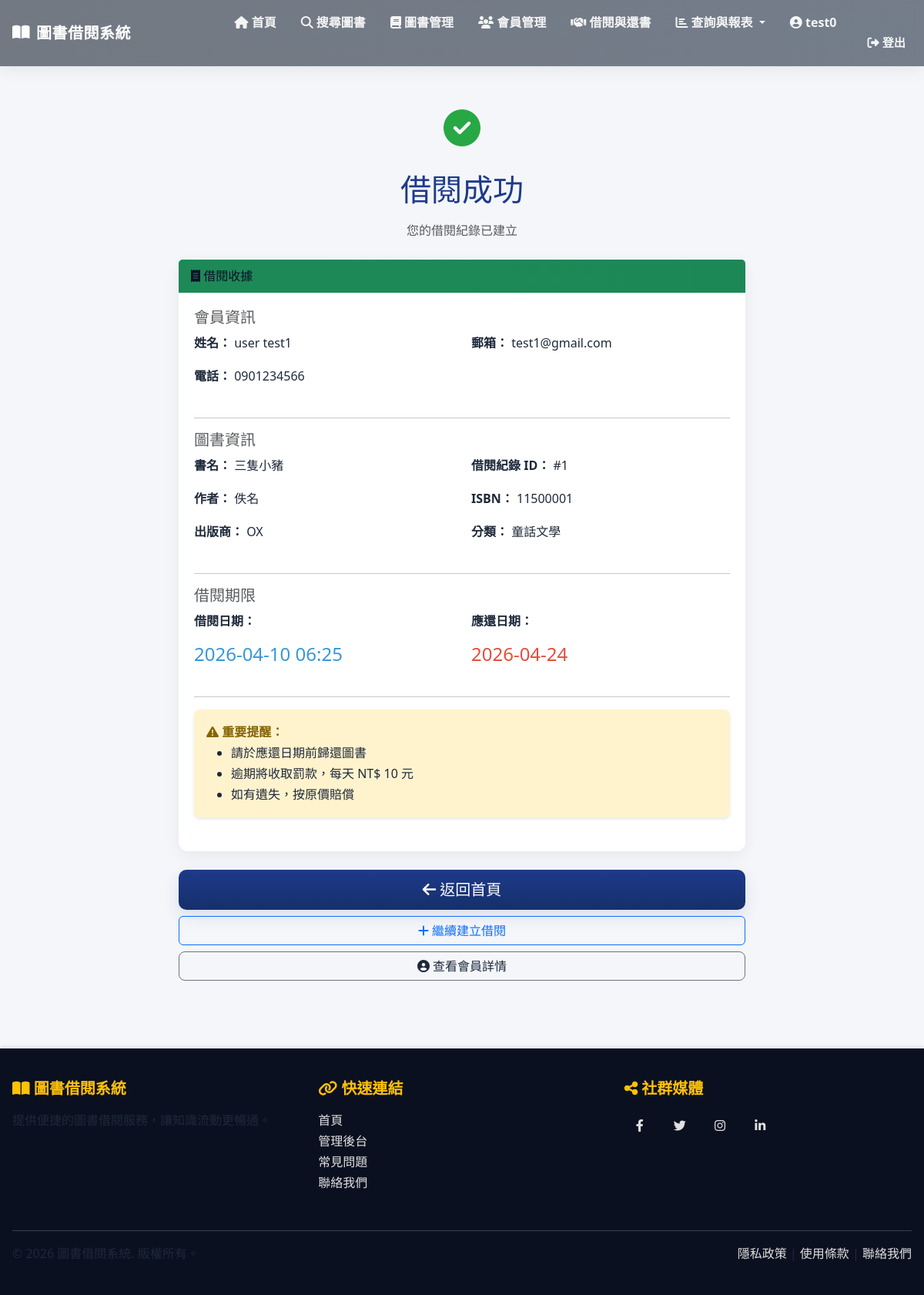
The page /borrow/1/receipt/ (signed in) on the database its author committed.
### library/models.py (models this page shows, shortened)
class Member(models.Model):
    STATUS_CHOICES = [
        ('active', '正常'),
        ('suspended', '停權'),
    ]
    user = models.OneToOneField(
        User,
        on_delete=models.CASCADE,
        related_name='member_profile',
        verbose_name='帳號',
        help_text='關聯的系統帳號'
    )
    phone = models.CharField(
        max_length=20,
        verbose_name='電話',
        help_text='會員聯絡電話'
    )
    registration_date = models.DateTimeField(
        auto_now_add=True,
        verbose_name='註冊日期',
        help_text='會員註冊時間'
    )
    status = models.CharField(
        max_length=20,
        choices=STATUS_CHOICES,
        default='active',
        verbose_name='會員狀態',
        help_text='會員當前狀態（正常/停權）'
    )
    outstanding_fine = models.DecimalField(
        max_digits=10,
        decimal_places=2,
        default=0,
        verbose_name='未繳罰款總額',
        help_text='會員目前未繳納的罰款總額'
    )
    class Meta:
        verbose_name = '會員'
        verbose_name_plural = '會員'
        ordering = ['-registration_date']

class Book(models.Model):
    STATUS_CHOICES = [
        ('available', '上架'),
        ('unavailable', '下架'),
    ]
    title = models.CharField(
        max_length=200,
        verbose_name='書名',
        help_text='圖書標題'
    )
    author = models.CharField(
        max_length=100,
        verbose_name='作者',
        help_text='圖書作者名稱'
    )
    isbn = models.CharField(
        max_length=20,
        unique=True,
        verbose_name='ISBN',
        help_text='國際標準書號'
    )
    publisher = models.CharField(
        max_length=100,
        verbose_name='出版商',
        help_text='圖書出版社'
    )
    category = models.CharField(
        max_length=50,
        verbose_name='分類',
        help_text='圖書分類（如：文學、歷史、科技等）'
    )
    created_date = models.DateTimeField(
        auto_now_add=True,
        verbose_name='建檔日期',
        help_text='圖書建檔時間'
    )
    total_quantity = models.IntegerField(
        default=1,
        verbose_name='總數量',
        help_text='圖書館購入該書的總冊數'
    )
    available_quantity = models.IntegerField(
        default=1,
        verbose_name='庫存數量',
        help_text='該書目前可借用的冊數'
    )
    status = models.CharField(
        max_length=20,
        choices=STATUS_CHOICES,
        default='available',
        verbose_name='狀態',
        help_text='圖書當前狀態（上架/下架）'
    )
    class Meta:
        verbose_name = '圖書'
        verbose_name_plural = '圖書'
        ordering = ['-created_date']
        indexes = [
            models.Index(fields=['isbn']),
            models.Index(fields=['category']),
        ]

class BorrowRecord(models.Model):
    STATUS_CHOICES = [
        ('borrowing', '借閱中'),
        ('returned', '已歸還'),
        ('overdue', '已逾期'),
    ]
    member = models.ForeignKey(
        Member,
        on_delete=models.PROTECT,
        verbose_name='會員',
        help_text='借閱會員',
        related_name='borrow_records'
    )
    book = models.ForeignKey(
        Book,
        on_delete=models.PROTECT,
        verbose_name='圖書',
        help_text='被借閱的圖書',
        related_name='borrow_records'
    )
    borrow_date = models.DateTimeField(
        auto_now_add=True,
        verbose_name='借閱日期',
        help_text='借書時間'
    )
    due_date = models.DateField(
        verbose_name='應還日期',
        help_text='應該歸還的日期'
    )
    return_date = models.DateField(
        null=True,
        blank=True,
        verbose_name='實際歸還日期',
        help_text='實際歸還的日期（未歸還則為空）'
    )
    status = models.CharField(
        max_length=20,
        choices=STATUS_CHOICES,
        default='borrowing',
        verbose_name='狀態',
        help_text='借閱狀態（借閱中/已歸還/已逾期）'
    )
    overdue_fine = models.DecimalField(
        max_digits=10,
        decimal_places=2,
        default=0,
        verbose_name='逾期罰款金額',
        help_text='因逾期產生的罰款金額'
    )
    class Meta:
        verbose_name = '借閱紀錄'
        verbose_name_plural = '借閱紀錄'
        ordering = ['-borrow_date']
        indexes = [
            models.Index(fields=['member', 'status']),
            models.Index(fields=['book', 'status']),
        ]

### library/views.py (the view)
    @login_required
    def wrapper(request, *args, **kwargs):
        if not request.user.is_staff:
            messages.error(request, '您沒有權限訪問此頁面。只有管理者可以存取。')
            return redirect('library:home')
        return view_func(request, *args, **kwargs)

### library/templates/borrow/borrow_receipt.html (shortened to what this page needs)
{% extends "base.html" %}
{% block content %}
<div class="row justify-content-center">
    <div class="col-md-8">
        <div class="text-center mb-4">
            <div style="font-size: 3rem; color: #28a745;">
                <i class="fas fa-check-circle"></i>
            </div>
            <h1 class="my-3">借閱成功</h1>
            <p class="text-muted">您的借閱紀錄已建立</p>
        </div>
        <div class="card mb-4" id="receipt-card">
            <div class="card-header bg-success">
                <i class="fas fa-receipt"></i> 借閱收據
            </div>
            <div class="card-body">
                <div class="row mb-4">
                    <div class="col-12">
                        <h5 class="text-muted">會員資訊</h5>
                    </div>
                    <div class="col-md-6">
                        <p><strong>姓名：</strong> {{ member_name }}</p>
                    </div>
                    <div class="col-md-6">
                        <p><strong>郵箱：</strong> {{ member_email }}</p>
                    </div>
                    <div class="col-md-6">
                        <p><strong>電話：</strong> {{ member.phone }}</p>
                    </div>
                </div>
                <hr>
                <div class="row mb-4">
                    <div class="col-12">
                        <h5 class="text-muted">圖書資訊</h5>
                    </div>
                    <div class="col-md-6">
                        <p><strong>書名：</strong> {{ book.title }}</p>
                    </div>
                    <div class="col-md-6">
                        <p><strong>借閱紀錄 ID：</strong> #{{ borrow_record.pk }}</p>
                    </div>
                    <div class="col-md-6">
                        <p><strong>作者：</strong> {{ book.author }}</p>
                    </div>
                    <div class="col-md-6">
                        <p><strong>ISBN：</strong> {{ book.isbn }}</p>
                    </div>
                    <div class="col-md-6">
                        <p><strong>出版商：</strong> {{ book.publisher }}</p>
                    </div>
                    <div class="col-md-6">
                        <p><strong>分類：</strong> {{ book.category }}</p>
                    </div>
                </div>
                <hr>
                <div class="row mb-4">
                    <div class="col-12">
                        <h5 class="text-muted">借閱期限</h5>
                    </div>
                    <div class="col-md-6">
                        <p><strong>借閱日期：</strong></p>
                        <p class="display-6" style="font-size: 1.5rem; color: #3498db;">
                            {{ borrow_record.borrow_date|date:"Y-m-d H:i" }}
                        </p>
                    </div>
                    <div class="col-md-6">
                        <p><strong>應還日期：</strong></p>
                        <p class="display-6" style="font-size: 1.5rem; color: #e74c3c;">
                            {{ borrow_record.due_date|date:"Y-m-d" }}
                        </p>
                    </div>
                </div>
                <hr>
                <div class="alert alert-warning">
                    <i class="fas fa-exclamation-triangle"></i>
                    <strong>重要提醒：</strong>
                    <ul class="mb-0">
                        <li>請於應還日期前歸還圖書</li>
                        <li>逾期將收取罰款，每天 NT$ 10 元</li>
                        <li>如有遺失，按原價賠償</li>
                    </ul>
                </div>
            </div>
        </div>
        <div class="d-grid gap-2">
            <a href="{% url 'library:home' %}" class="btn btn-primary btn-lg">
                <i class="fas fa-arrow-left"></i> 返回首頁
            </a>
            <a href="{% url 'library:borrow_create' %}" class="btn btn-outline-primary">
                <i class="fas fa-plus"></i> 繼續建立借閱
            </a>
            <a href="{% url 'library:member_detail' member.pk %}" class="btn btn-outline-secondary">
                <i class="fas fa-user-circle"></i> 查看會員詳情
            </a>
        </div>
    </div>
</div>
{% endblock %}

### library/templates/base.html (shortened to what this page needs)
{% load static %}
<!DOCTYPE html>
<html lang="zh-TW">
<head>
    <link href="https://cdn.jsdelivr.net/npm/bootstrap@5.3.0/dist/css/bootstrap.min.css" rel="stylesheet">
    <link href="https://cdnjs.cloudflare.com/ajax/libs/font-awesome/6.4.0/css/all.min.css" rel="stylesheet">
    <link rel="stylesheet" href="{% static 'css/site.css' %}">
    <link href="https://cdnjs.cloudflare.com/ajax/libs/aos/2.3.4/aos.css" rel="stylesheet">
</head>
<body>
    <nav class="navbar navbar-expand-lg navbar-dark sticky-top">
        <div class="container-fluid">
            <a class="navbar-brand" href="{% url 'library:home' %}">
                <i class="fas fa-book-open"></i> 圖書借閱系統
            </a>
            <div class="collapse navbar-collapse" id="navbarNav">
                <ul class="navbar-nav ms-auto">
                    <li class="nav-item">
                        <a class="nav-link" href="{% url 'library:home' %}">
                            <i class="fas fa-home"></i> 首頁
                        </a>
                    </li>
                    <li class="nav-item">
                        <a class="nav-link" href="{% url 'library:search_book' %}">
                            <i class="fas fa-search"></i> 搜尋圖書
                        </a>
                    </li>
                    {% if request.user.is_staff %}
                    <li class="nav-item">
                        <a class="nav-link" href="{% url 'library:book_list' %}">
                            <i class="fas fa-book"></i> 圖書管理
                        </a>
                    </li>
                    <li class="nav-item">
                        <a class="nav-link" href="{% url 'library:member_list' %}">
                            <i class="fas fa-users"></i> 會員管理
                        </a>
                    </li>
                    <li class="nav-item">
                        <a class="nav-link" href="{% url 'library:borrow_create' %}">
                            <i class="fas fa-handshake"></i> 借閱與還書
                        </a>
                    </li>
                    <li class="nav-item dropdown">
                        <a class="nav-link dropdown-toggle" href="#" id="reportsDropdown" role="button" data-bs-toggle="dropdown" aria-expanded="false">
                            <i class="fas fa-chart-bar"></i> 查詢與報表
                        </a>
                    </li>
                    {% endif %}
                    <li class="nav-item">
                        {% if request.user.is_authenticated %}
                            <a class="nav-link me-2" href="{% url 'library:profile' %}">
                                <i class="fas fa-user-circle"></i> {{ request.user.get_full_name|default:request.user.username }}
                            </a>
                        {% endif %}
                    </li>
                    <li class="nav-item">
                        {% if request.user.is_authenticated %}
                            <form method="post" action="{% url 'logout' %}" class="d-inline ms-2">
                                <button type="submit" class="nav-link btn btn-outline-light btn-sm">
                                    <i class="fas fa-sign-out-alt"></i> 登出
                                </button>
                            </form>
                        {% endif %}
                    </li>
                </ul>
            </div>
        </div>
    </nav>
    <main class="main-container">
        <div class="container">
            {% block content %}{% endblock %}
        </div>
    </main>
    <footer>
        <div class="container-fluid">
            <div class="row mb-4">
                <div class="col-md-4 mb-3 mb-md-0">
                    <h5><i class="fas fa-book-open"></i> 圖書借閱系統</h5>
                    <p>提供便捷的圖書借閱服務，讓知識流動更暢通。</p>
                </div>
                <div class="col-md-4 mb-3 mb-md-0">
                    <h5><i class="fas fa-link"></i> 快速連結</h5>
                    <ul class="list-unstyled">
                        <li><a href="/">首頁</a></li>
                        <li><a href="/admin">管理後台</a></li>
                        <li><a href="#">常見問題</a></li>
                        <li><a href="#">聯絡我們</a></li>
                    </ul>
                </div>
                <div class="col-md-4">
                    <h5><i class="fas fa-share-alt"></i> 社群媒體</h5>
                    <div class="social-links">
                        <a href="#" title="Facebook"><i class="fab fa-facebook-f"></i></a>
                        <a href="#" title="Twitter"><i class="fab fa-twitter"></i></a>
                        <a href="#" title="Instagram"><i class="fab fa-instagram"></i></a>
                        <a href="#" title="LinkedIn"><i class="fab fa-linkedin-in"></i></a>
                    </div>
                </div>
            </div>
            <div class="footer-divider">
                <div class="row">
                    <div class="col-md-6">
                        <p class="mb-0">&copy; 2026 圖書借閱系統. 版權所有。</p>
                    </div>
                    <div class="col-md-6 text-md-end">
                        <p class="mb-0">
                            <a href="#">隱私政策</a> |
                            <a href="#">使用條款</a> |
                            <a href="#">聯絡我們</a>
                        </p>
                    </div>
                </div>
            </div>
        </div>
    </footer>
</body>
</html>

### rows shown on the page
Member: phone "0901234566"
Book: title "三隻小豬", author "佚名", isbn "11500001", publisher "OX", category "童話文學"
BorrowRecord: pk "1", borrow_date "2026-04-10 06:25", due_date "2026-04-24"

### other values the page prints
{{ request.user.get_full_name|default:request.user.username }} "test0"
{{ member_name }} "user test1"
{{ member_email }} "test1@gmail.com"
